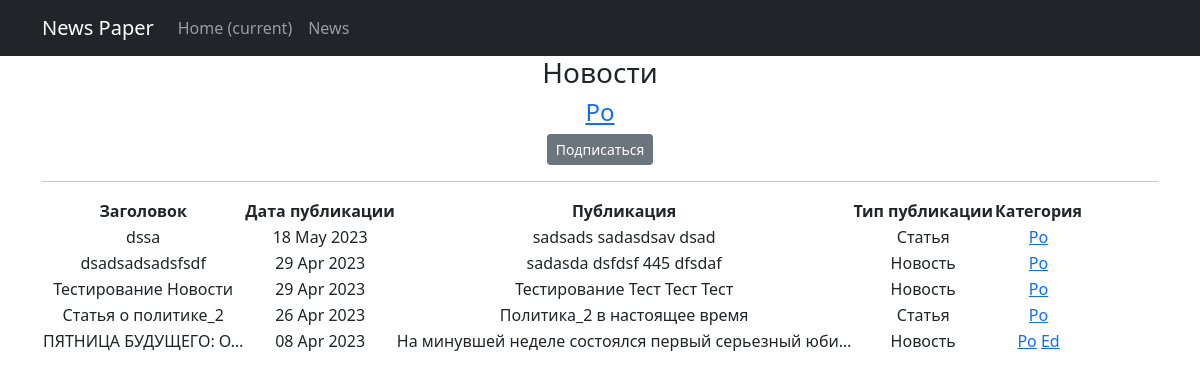
Page /news/categories/2 on the committed database.
### news/models.py (models this page shows, shortened)
class Category(models.Model):
    topic = models.CharField(max_length=2, choices=TOPICS, default=politics, unique=True)
    subscribers = models.ManyToManyField(User, related_name='categories')
    def __str__(self):
        return self.topic.title()

class Post(models.Model):
    author = models.ForeignKey(Author, on_delete=models.CASCADE)
    article_news = models.CharField(max_length=2, choices=SELECTION, default=news)
    date_in = models.DateTimeField(auto_now_add=True)
    title = models.CharField(max_length=255)
    text = models.TextField()
    rating_news = models.IntegerField(default=0)
    category = models.ManyToManyField(Category, through='PostCategory')

### news/views.py (the view)
# urls.py: path('categories/<int:pk>', CategoryListView.as_view(), name='category_list'),
class CategoryListView(ListView):
    model = Post
    template_name = 'category_list.html'
    context_object_name = 'category_news_list'
    def get_queryset(self):
        self.category = get_object_or_404(Category, id=self.kwargs['pk'])
        queryset = Post.objects.filter(category=self.category).order_by('-date_in')
        return queryset
    def get_context_data(self, **kwargs):
        context = super().get_context_data(**kwargs)
        context['is_not_subscriber'] = self.request.user not in self.category.subscribers.all()
        context['category'] = self.category
        return context

### news/templatetags/custom_filters.py (called while the page is built)
@register.filter()
def censor(word):
    if isinstance(word, str):
        for i in word.split():
            if i.capitalize() in cens:
                word = word.replace(i, i[0] + '*' * len(i))
    else:
        raise ValueError('custom_filters -> censor -> A string is expected, but a different data type has been entered')
    return word

### templates/category_list.html (shortened to what this page needs)
{% extends 'flatpages/default.html' %}
{% load custom_filters %}
{% block content %}
    <h3> Новости </h3>
    <h4><a href="{{ category.id }}" >{{ category }}</a></h4>
    <form action="" method="get">
        {% if is_not_subscriber %}
         <p class="text-center"><a href="{% url 'subscribe' category.id %}" class="btn btn-secondary btn-sm">Подписаться</a></p>
        {% endif %}
    </form>
    <hr>
    {% if category_news_list %}
        <table>
            <tr>
                <td><b>Заголовок</b></td>
                <td><b>Дата публикации</b></td>
                <td><b>Публикация</b></td>
                <td><b>Тип публикации</b></td>
                <td><b>Категория</b></td>
            </tr>
            {% for post in category_news_list %}
            <tr>
                <td>{{ post.title|truncatechars:20|censor }}</td>
                <td>{{ post.date_in|date:'d M Y' }}</td>
                <td>{{ post.text|truncatechars:50|censor }}</td>
                <td>{{ post.get_article_news_display }}</td>
                <td>{% for category in post.category.all %}
                <a href="{{ category.id }}">{{ category }}</a>
                {% endfor %}
                </td>
            </tr>
            {% endfor %}
        </table>
    {% else %}
        <h2>Новостей нет!</h2>
    {% endif %}
{% endblock content %}

### rows in the picture
Category: topic "Po"
Post: title|censor "dssa", date_in "18 May 2023", text|censor "sadsads sadasdsav dsad", article_news "Статья"
Post: title|censor "dsadsadsadsfsdf", date_in "29 Apr 2023", text|censor "sadasda dsfdsf 445 dfsdaf", article_news "Новость"
Post: title|censor "Тестирование Новости", date_in "29 Apr 2023", text|censor "Тестирование Тест Тест Тест", article_news "Новость"
Post: title|censor "Статья о политике_2", date_in "26 Apr 2023", text|censor "Политика_2 в настоящее время", article_news "Статья"
Post: title|censor "ПЯТНИЦА БУДУЩЕГО: О…", date_in "08 Apr 2023", text|censor "На минувшей неделе состоялся первый серьезный юби…", article_news "Новость"
Category: topic "Ed"
